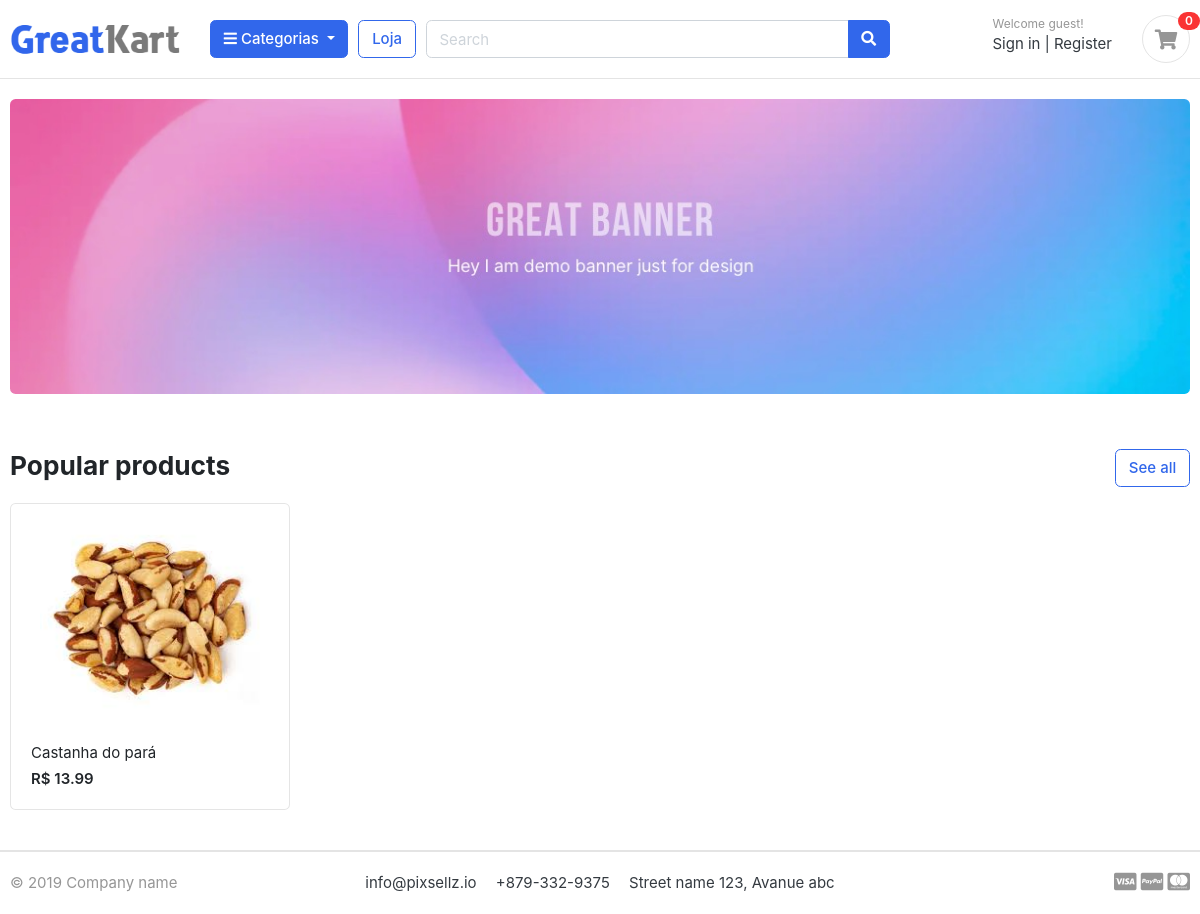
Screenshot of /produto/castanhas/ with the database file from the repository.
### produto/models.py (models this page shows, shortened)
class Produto(models.Model):
    nome = models.CharField(max_length=100, unique=True)
    descricao = models.TextField(max_length=255, unique=True)
    preco = models.DecimalField(max_digits=12, decimal_places=2)
    imagem = models.ImageField(upload_to='fotos/produtos/', blank=True)
    estoque = models.IntegerField()
    esta_disponivel = models.BooleanField(default=True)
    slug = models.SlugField(max_length=110, unique=True)
    criado_em = models.DateTimeField(auto_now_add=True)
    modificado_em = models.DateTimeField(auto_now=True)
    categoria = models.ForeignKey(Categoria, on_delete=models.CASCADE)
    def get_url(self):
        return reverse('produto_detalhe', args=[self.categoria.slug, self.slug])

### bolicho/views.py (the view)
# urls.py: path('produto/<slug:categoria_slug>/', views.visualizarLoja, name='home_por_categoria')
def visualizarLoja(request, categoria_slug = None):
    produto_quant = 0
    produtos = None
    if categoria_slug != None:
        categ = get_object_or_404(Categoria, slug = categoria_slug)
        produtos = Produto.objects.all().filter(categoria = categ)
    else:
        produtos = Produto.objects.all()
    produto_quant = produtos.count()
    contexto = {
        'produtos' : produtos,
        'produto_quant' : produto_quant,
    }
    return render(request, 'home.html', contexto)

### carrinho/processador_contexto.py (called while the page is built)
def obterContador(request):
    cont = 0
    itens = 0
    try:
        car = Carrinho.objects.get(car_id = _getCarId(request))
        carItens = CarItem.objects.all().filter(carrinho = car)
        itens = len(carItens)
        for item in carItens:
            cont += item.quantidade
    except Carrinho.DoesNotExist:
        cont = 0
        itens = 0
    return dict(car_cont = itens)

### carrinho/views.py (called while the page is built)
def _getCarId(request):
    carSession = request.session.session_key
    if not carSession:
        carSession = request.session.create()
    return carSession

### categoria/models.py (called while the page is built)
    def get_url(self):
        return reverse('home_por_categoria', args=[self.slug])

### categoria/processador_contexto.py (called while the page is built)
def listarMenuCategoria(request):
    categorias = Categoria.objects.all()
    return dict(listaCategorias = categorias)

### templates/home.html
{% extends 'base.html' %}
{% load static %}
{% block content %}
<body>
<section class="section-intro padding-y-sm">
<div class="container">
<div class="intro-banner-wrap">
	<img src="{% static 'images/banners/1.jpg' %}" class="img-fluid rounded">
</div>
</div>
</section>
<section class="section-name padding-y-sm">
<div class="container">
<header class="section-heading">
	<a href="./store.html" class="btn btn-outline-primary float-right">See all</a>
	<h3 class="section-title">Popular products</h3>
</header>
<div class="row">
	{% for produto in produtos %}
	<div class="col-md-3">
		<div class="card card-product-grid">
			<a href="{{ produto.get_url }}" class="img-wrap"> <img src="{{ produto.imagem.url }}"> </a>
			<figcaption class="info-wrap">
				<a href="{{ produto.get_url }}" class="title">{{ produto.nome }}</a>
				<div class="price mt-1">R$ {{ produto.preco }}</div>
			</figcaption>
		</div>
	</div>
	{% endfor %}
</div>
</div>
</section>
</body>
</html>
{% endblock %}

### bolicho/static/css/ui.css (style rules this page uses)
html { font-family: "Inter", sans-serif; font-size: 15px; }
.img-wrap { text-align: center; display: block; }
.img-wrap img { max-width: 100%; }
.padding-y-sm { padding-top: 20px; padding-bottom: 20px; }
.section-heading { margin-bottom: 20px; margin-top: 15px; }
.section-title { color: #212529; }
[class*=card-product] a.title { color: #212529; display: block; }
[class*=card-product] .img-wrap { overflow: hidden; position: relative; }
[class*=card-product] .img-wrap img { height: 100%; max-width: 100%; width: auto; display: inline-block; -o-object-fit: cover; object-fit: cover; }
.card-product-grid { margin-bottom: 20px; }
.card-product-grid .img-wrap { border-radius: 0.2rem 0.2rem 0 0; height: 220px; }
.card-product-grid .info-wrap { overflow: hidden; padding: 18px 20px; }
.card .img-wrap { overflow: hidden; }
.price { font-weight: 600; color: #212529; }

### rows the page displays
Produto: imagem (picture), nome "Castanha do pará", preco "13.99"

### other values shown
{{ car_cont }} "0"
